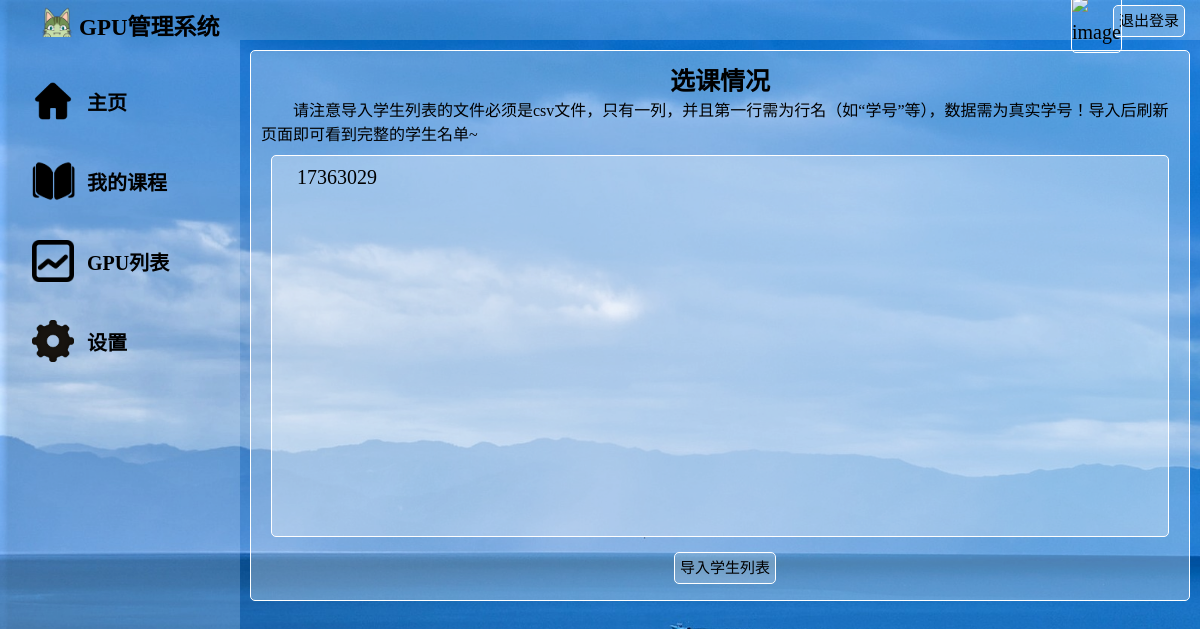
The app's page /course_student/1/, older data.
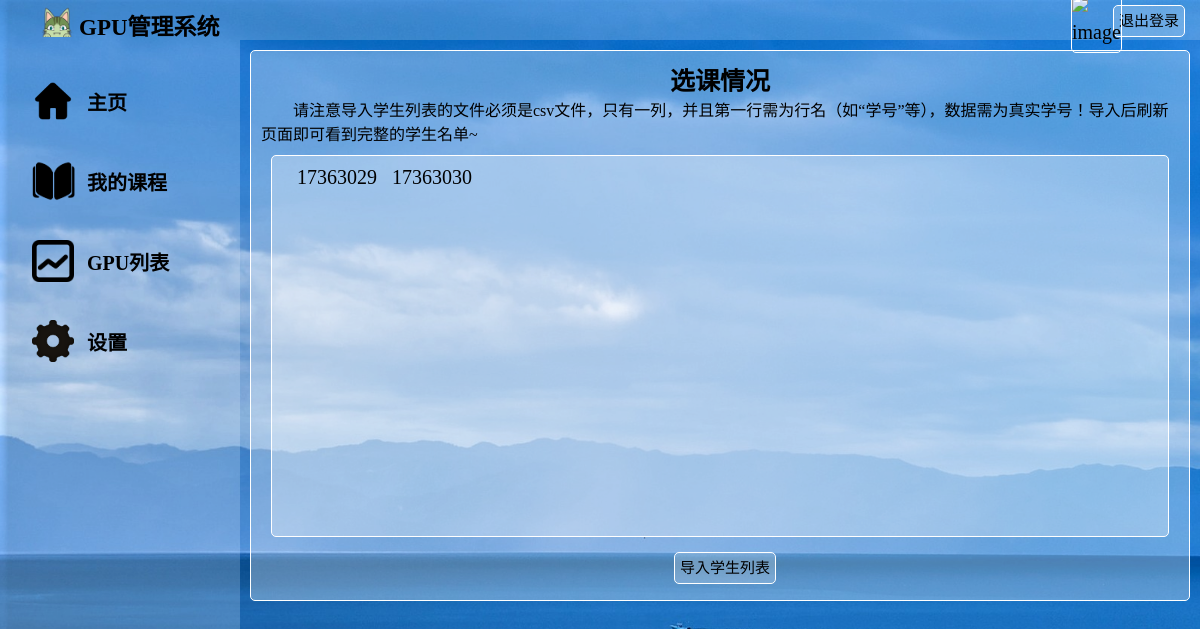
The same page, newer data.
### watchlist/models.py (models this page shows)
class Relation(db.Model):
    __tablename__ = 'Relation'
    id = db.Column(db.Integer, primary_key=True)                          # id（主键）
    user_name = db.Column(db.String(50), db.ForeignKey('User.username'))  # 存储用户名（记得包括老师本人）
    course_name = db.Column(db.String(50), db.ForeignKey('Course.name'))  # 用户对应的课程

### watchlist/views.py (the view, shortened to what this page needs)
@app.route('/course_student/<int:id>/', methods=['GET', 'POST'])
def course_student(id):
    course = Course.query.filter_by(id=id).first()
    relations = Relation.query.filter_by(course_name=course.name).all()
    relations_stu=[]
    stu_list=[]
    for i in relations:
        if User.query.filter_by(username=i.user_name).first().identity != "teacher":
            relations_stu.append(i)
            stu_list.append(i.user_name)
    return render_template('course_student.html', course=course, relations=relations_stu)

### watchlist/__init__.py (called while the page is built)
@app.context_processor
def inject_user():
    from watchlist.models import User
    user = User.query.first()
    return dict(user=user)

### watchlist/templates/course_student.html (shortened to what this page needs)
<!DOCTYPE html>
<html lang="en">
<head>
	<link rel="stylesheet" href="/static/style.css" />
</head>
<body>
	<div id="container">
		<div id="header">
			<div id="logo">
				<img src="/static/pic/logo.png" alt="">
				<span>GPU管理系统</span>
			</div>
			<div id="other">
				<form form method="POST" action="/logout/">
					<a id="login_out" href="/logout/" class="button">退出登录</a>
					<div id="user_img">
						<img src="{{ current_user.pic_path }}" alt="image">
					</div>
					<div id="user_name">
					</div>
				</form>
			</div>
		</div>
		<div id="main">
			<div id="aside">
				<br>
				<div id="Home Page">
					<div class="asidepic">
						<img src="/static/pic/home.png" alt="">
					</div>
					<div class="asidechoices">
						<a href="/index_teacher/">主页</a>
					</div>
				</div>
				<div id="My courses">
					<div class="asidepic">
						<img src="/static/pic/courses.png" alt="">
					</div>
					<div class="asidechoices">
						<a href="/my_courses_teacher/">我的课程</a>
					</div>
				</div>
				<div id="Process">
					<div class="asidepic">
						<img src="/static/pic/process.png" alt="">
					</div>
					<div class="asidechoices">
						<a href="/process_teacher/">GPU列表</a>
					</div>
				</div>
				<div id="Settings">
					<div class="asidepic">
						<img src="/static/pic/settings.png" alt="">
					</div>
					<div class="asidechoices">
						<a href="/settings_teacher/">设置</a>
					</div>
				</div>
			</div>
			<div id="content">
				<div id="notice_xxx">
					<p>选课情况</p>
					  <p style="font-size:16px; text-align:left;text-indent:2em;font-weight:normal;">
					  	请注意导入学生列表的文件必须是csv文件，只有一列，并且第一行需为行名（如“学号”等），数据需为真实学号！导入后刷新页面即可看到完整的学生名单~
					  </p>
					<div id="notice_xxx_xxx">
						{% for r in relations %}
						&nbsp;{{ r['user_name'] }}&nbsp;
						{% endfor %}
					</div>
					<form method="POST" action="/course_student/{{course['id']}}/" enctype="multipart/form-data">
						<a id="notice_button" class="button" style="margin-left:45%;"
							onclick="$('#file').trigger('click');">导入学生列表</a>
					</form>
				</div>
			</div>
		</div>
	</div>
</body>
</html>

Row changes from the older to the newer data that the page shows:
added Relation: user_name "17363030"
